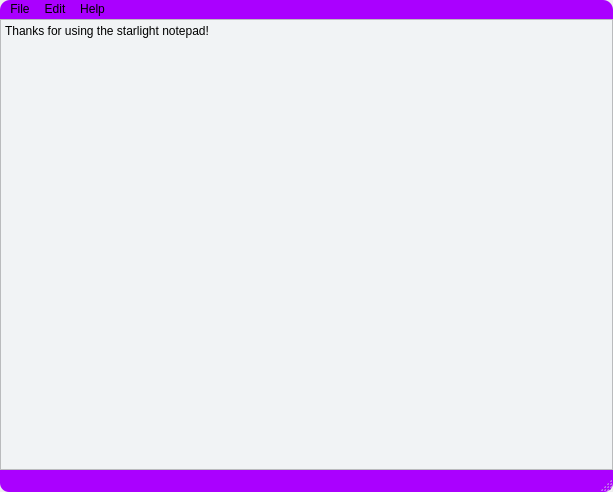
<?xml version="1.0" encoding="UTF-8"?>
<ui version="4.0">
 <class>MainWindow</class>
 <widget class="QMainWindow" name="MainWindow">
  <property name="geometry">
   <rect>
    <x>0</x>
    <y>0</y>
    <width>613</width>
    <height>492</height>
   </rect>
  </property>
  <property name="windowTitle">
   <string>MainWindow</string>
  </property>
  <property name="styleSheet">
   <string notr="true">QMainWindow
{
    border-radius: 9px;
}
QMenuBar, QStatusBar
{
    background-color: #aa00ff;
}
QMenuBar
{
    border-top-left-radius: 10px;
    border-top-right-radius: 10px;
}
QStatusBar
{
    border-bottom-left-radius: 9px;
    border-bottom-right-radius: 9px;
}
QTextEdit
{
background-color: #f1f3f5;
}</string>
  </property>
  <widget class="QWidget" name="centralwidget">
   <layout class="QVBoxLayout" name="verticalLayout">
    <property name="spacing">
     <number>0</number>
    </property>
    <property name="leftMargin">
     <number>0</number>
    </property>
    <property name="topMargin">
     <number>0</number>
    </property>
    <property name="rightMargin">
     <number>0</number>
    </property>
    <property name="bottomMargin">
     <number>0</number>
    </property>
    <item>
     <widget class="QTextEdit" name="textEdit">
      <property name="baseSize">
       <size>
        <width>0</width>
        <height>0</height>
       </size>
      </property>
      <property name="html">
       <string>&lt;!DOCTYPE HTML PUBLIC &quot;-//W3C//DTD HTML 4.0//EN&quot; &quot;http://www.w3.org/TR/REC-html40/strict.dtd&quot;&gt;
&lt;html&gt;&lt;head&gt;&lt;meta name=&quot;qrichtext&quot; content=&quot;1&quot; /&gt;&lt;style type=&quot;text/css&quot;&gt;
p, li { white-space: pre-wrap; }
&lt;/style&gt;&lt;/head&gt;&lt;body style=&quot; font-family:'SimSun'; font-size:9pt; font-weight:400; font-style:normal;&quot;&gt;
&lt;p style=&quot; margin-top:0px; margin-bottom:0px; margin-left:0px; margin-right:0px; -qt-block-indent:0; text-indent:0px;&quot;&gt;&lt;span style=&quot; font-family:'SimSun';&quot;&gt;Thanks for using the starlight notepad!&lt;/span&gt;&lt;/p&gt;&lt;/body&gt;&lt;/html&gt;</string>
      </property>
     </widget>
    </item>
   </layout>
  </widget>
  <widget class="QStatusBar" name="statusbar"/>
  <widget class="MyMenuBar" name="menubar">
   <property name="geometry">
    <rect>
     <x>0</x>
     <y>0</y>
     <width>613</width>
     <height>22</height>
    </rect>
   </property>
   <widget class="QMenu" name="menuFile">
    <property name="title">
     <string>File</string>
    </property>
    <addaction name="actionNew"/>
    <addaction name="actionOpen"/>
    <addaction name="actionSave"/>
    <addaction name="actionSaveAs"/>
    <addaction name="separator"/>
    <addaction name="actionQuit"/>
   </widget>
   <widget class="QMenu" name="menuEdit">
    <property name="title">
     <string>Edit</string>
    </property>
    <addaction name="actionSelectAll"/>
    <addaction name="actionUndo"/>
    <addaction name="actionRedo"/>
    <addaction name="actionCut"/>
    <addaction name="actionCopy"/>
    <addaction name="actionPaste"/>
   </widget>
   <widget class="QMenu" name="menuHelp">
    <property name="title">
     <string>Help</string>
    </property>
    <addaction name="actionAbout"/>
   </widget>
   <addaction name="menuFile"/>
   <addaction name="menuEdit"/>
   <addaction name="menuHelp"/>
  </widget>
  <action name="actionNew">
   <property name="text">
    <string>New</string>
   </property>
   <property name="shortcut">
    <string>Ctrl+N</string>
   </property>
  </action>
  <action name="actionUndo">
   <property name="text">
    <string>Undo</string>
   </property>
  </action>
  <action name="actionabout">
   <property name="text">
    <string>about</string>
   </property>
  </action>
  <action name="actionOpen">
   <property name="text">
    <string>Open</string>
   </property>
   <property name="shortcut">
    <string>Ctrl+O</string>
   </property>
  </action>
  <action name="actionSave">
   <property name="text">
    <string>Save</string>
   </property>
   <property name="shortcut">
    <string>Ctrl+S</string>
   </property>
  </action>
  <action name="actionSaveAs">
   <property name="text">
    <string>Save As</string>
   </property>
  </action>
  <action name="actionQuit">
   <property name="text">
    <string>Quit</string>
   </property>
  </action>
  <action name="actionRedo">
   <property name="text">
    <string>Redo</string>
   </property>
  </action>
  <action name="actionCopy">
   <property name="text">
    <string>Copy</string>
   </property>
  </action>
  <action name="actionPaste">
   <property name="text">
    <string>Paste</string>
   </property>
  </action>
  <action name="actionCut">
   <property name="text">
    <string>Cut</string>
   </property>
  </action>
  <action name="actionSelectAll">
   <property name="text">
    <string>SelectAll</string>
   </property>
  </action>
  <action name="actionAbout">
   <property name="text">
    <string>About</string>
   </property>
  </action>
 </widget>
 <customwidgets>
  <customwidget>
   <class>MyMenuBar</class>
   <extends>QMenuBar</extends>
   <header location="global">mymenubar.h</header>
  </customwidget>
 </customwidgets>
 <resources/>
 <connections/>
</ui>
